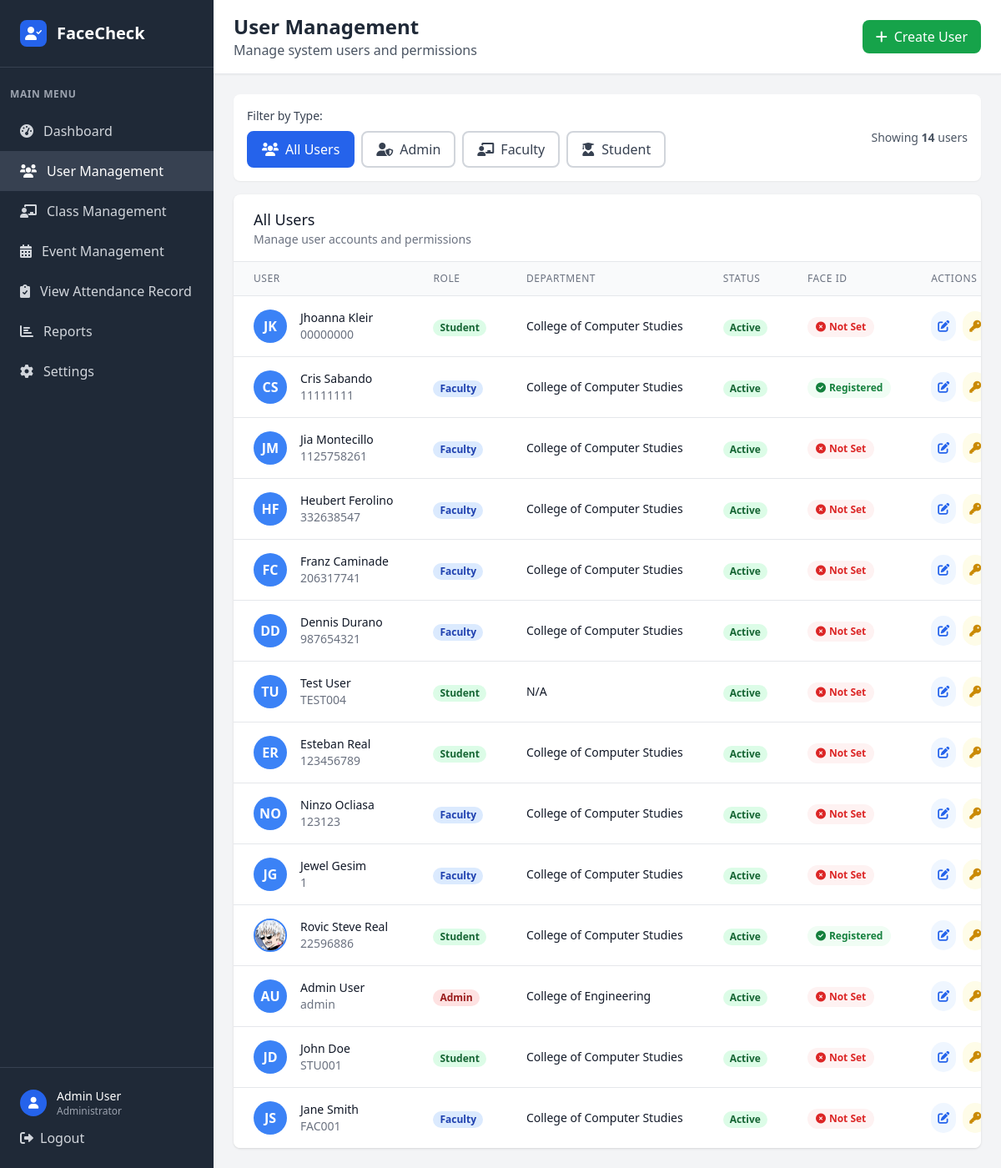
Before: /admin/users (signed in) with the older database file.
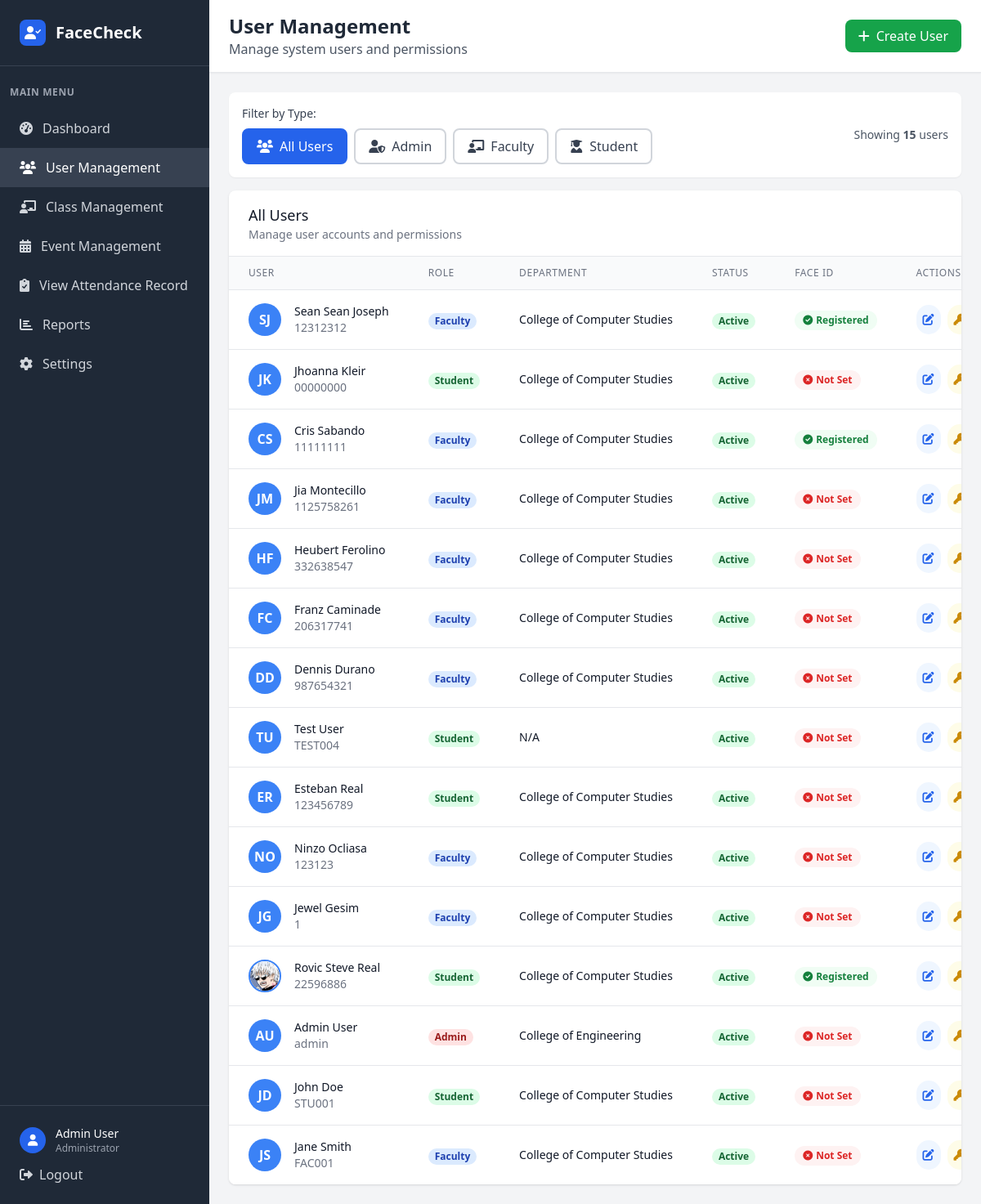
After: the same page with the newer database file.
### tables this page shows
CREATE TABLE user (
            user_id INTEGER PRIMARY KEY AUTOINCREMENT,
            idno VARCHAR(20) NOT NULL UNIQUE,
            firstname VARCHAR(50) NOT NULL,
            lastname VARCHAR(50) NOT NULL,
            role VARCHAR(10) NOT NULL CHECK (role IN ('admin', 'faculty', 'student')),
            password VARCHAR(255) NOT NULL,
            created_at DATETIME DEFAULT CURRENT_TIMESTAMP,
            is_active BOOLEAN DEFAULT 1,
            dept_id INTEGER,
            FOREIGN KEY (dept_id) REFERENCES department(dept_id)
        );

CREATE TABLE department (
            dept_id INTEGER PRIMARY KEY AUTOINCREMENT,
            dept_name VARCHAR(50) NOT NULL
        );

CREATE TABLE faculty (
            faculty_id INTEGER PRIMARY KEY AUTOINCREMENT,
            position VARCHAR(30) NOT NULL,
            user_id INTEGER NOT NULL, attendance_image VARCHAR(255),
            FOREIGN KEY (user_id) REFERENCES user(user_id)
        );

CREATE TABLE student (
            student_id INTEGER PRIMARY KEY AUTOINCREMENT,
            year_level VARCHAR(20) NOT NULL,
            attendance_image VARCHAR(255),
            course_id INTEGER,
            user_id INTEGER NOT NULL, profile_picture VARCHAR(255),
            FOREIGN KEY (course_id) REFERENCES course(course_id),
            FOREIGN KEY (user_id) REFERENCES user(user_id)
        );

### app.py (the view)
@app.route('/admin/users')
def admin_users():
    if 'user_id' not in session or session['role'] != 'admin':
        return redirect(url_for('login'))
    conn = get_db_connection()
    users = conn.execute('''
        SELECT u.*,
               d.dept_name,
               s.profile_picture,
               s.attendance_image AS student_attendance_image,
               f.attendance_image AS faculty_attendance_image,
               CASE WHEN s.student_id IS NOT NULL THEN 'Student'
                    WHEN f.faculty_id IS NOT NULL THEN 'Faculty'
                    ELSE 'Admin' END as user_type,
               CASE
                    WHEN u.role = 'student' AND s.attendance_image IS NOT NULL THEN 1
                    WHEN u.role = 'faculty' AND f.attendance_image IS NOT NULL THEN 1
                    ELSE 0
               END AS face_registered
        FROM user u
        LEFT JOIN department d ON u.dept_id = d.dept_id
        LEFT JOIN student s ON u.user_id = s.user_id
        LEFT JOIN faculty f ON u.user_id = f.user_id
        ORDER BY u.created_at DESC
    ''').fetchall()
    departments = conn.execute('SELECT * FROM department ORDER BY dept_name').fetchall()
    courses = conn.execute('SELECT * FROM course ORDER BY course_name').fetchall()
    conn.close()
    return render_template('admin_users.html', users=users, departments=departments, courses=courses)

### templates/admin_users.html (shortened to what this page needs)
<!DOCTYPE html>
<html lang="en">
<head>
    <script src="https://cdn.tailwindcss.com"></script>
    <link href="https://cdnjs.cloudflare.com/ajax/libs/font-awesome/6.0.0/css/all.min.css" rel="stylesheet">
</head>
<body class="bg-gray-100">
    <div class="flex h-screen">
        <div class="w-64 bg-gray-800 text-white">
            <div class="p-6 border-b border-gray-700">
                <div class="flex items-center">
                    <div class="w-8 h-8 bg-blue-600 rounded-lg flex items-center justify-center mr-3">
                        <i class="fas fa-user-check text-white"></i>
                    </div>
                    <h1 class="text-xl font-bold">FaceCheck</h1>
                </div>
            </div>
            <nav class="mt-6">
                <div class="px-3">
                    <div class="text-xs font-semibold text-gray-400 uppercase tracking-wider mb-3">Main Menu</div>
                </div>
                <a href="{{ url_for('dashboard') }}" class="flex items-center px-6 py-3 text-gray-300 hover:bg-gray-700 hover:text-white transition duration-200">
                    <i class="fas fa-tachometer-alt mr-3"></i>
                    Dashboard
                </a>
                <a href="{{ url_for('admin_users') }}" class="flex items-center px-6 py-3 bg-gray-700 text-white">
                    <i class="fas fa-users mr-3"></i>
                    User Management
                </a>
                <a href="{{ url_for('admin_classes') }}" class="flex items-center px-6 py-3 text-gray-300 hover:bg-gray-700 hover:text-white transition duration-200">
                    <i class="fas fa-chalkboard-teacher mr-3"></i>
                    Class Management
                </a>
                <a href="{{ url_for('admin_events') }}" class="flex items-center px-6 py-3 text-gray-300 hover:bg-gray-700 hover:text-white transition duration-200">
                    <i class="fas fa-calendar-alt mr-3"></i>
                    Event Management
                </a>
                <a href="{{ url_for('admin_attendance') }}" class="flex items-center px-6 py-3 text-gray-300 hover:bg-gray-700 hover:text-white transition duration-200">
                    <i class="fas fa-clipboard-check mr-3"></i>
                    View Attendance Record
                </a>
                <a href="/reports" class="flex items-center px-6 py-3 text-gray-300 hover:bg-gray-700 hover:text-white transition duration-200">
                    <i class="fas fa-chart-bar mr-3"></i>
                    Reports
                </a>
                <a href="/settings" class="flex items-center px-6 py-3 text-gray-300 hover:bg-gray-700 hover:text-white transition duration-200">
                    <i class="fas fa-cog mr-3"></i>
                    Settings
                </a>
            </nav>
            <div class="absolute bottom-0 w-64 p-6 border-t border-gray-700">
                <div class="flex items-center">
                    <div class="w-8 h-8 bg-blue-600 rounded-full flex items-center justify-center mr-3">
                        <i class="fas fa-user text-white text-sm"></i>
                    </div>
                    <div>
                        <div class="text-sm font-medium">Admin User</div>
                        <div class="text-xs text-gray-400">Administrator</div>
                    </div>
                </div>
                <a href="{{ url_for('logout') }}" class="mt-3 flex items-center text-gray-300 hover:text-white transition duration-200">
                    <i class="fas fa-sign-out-alt mr-2"></i>
                    Logout
                </a>
            </div>
        </div>
        <div class="flex-1 flex flex-col overflow-hidden">
            <header class="bg-white shadow-sm border-b border-gray-200">
                <div class="px-6 py-4">
                    <div class="flex items-center justify-between">
                        <div>
                            <h2 class="text-2xl font-bold text-gray-800">User Management</h2>
                            <p class="text-gray-600">Manage system users and permissions</p>
                        </div>
                        <button onclick="openCreateModal()" class="bg-green-600 text-white px-4 py-2 rounded-lg hover:bg-green-700 transition duration-200 flex items-center">
                            <i class="fas fa-plus mr-2"></i>
                            Create User
                        </button>
                    </div>
                </div>
            </header>
            <main class="flex-1 overflow-y-auto p-6">
                <div class="bg-white rounded-lg shadow-sm p-4 mb-4">
                    <div class="flex items-center justify-between flex-wrap gap-4">
                        <div>
                            <label class="text-sm font-medium text-gray-700 mb-2 block">Filter by Type:</label>
                            <div class="flex space-x-2">
                                <button onclick="filterUsers('all')" id="filter-all" class="filter-btn px-4 py-2 rounded-lg border-2 border-blue-600 bg-blue-600 text-white font-medium transition duration-200 hover:bg-blue-700">
                                    <i class="fas fa-users mr-2"></i>All Users
                                </button>
                                <button onclick="filterUsers('admin')" id="filter-admin" class="filter-btn px-4 py-2 rounded-lg border-2 border-gray-300 bg-white text-gray-700 font-medium transition duration-200 hover:bg-gray-50">
                                    <i class="fas fa-user-shield mr-2"></i>Admin
                                </button>
                                <button onclick="filterUsers('faculty')" id="filter-faculty" class="filter-btn px-4 py-2 rounded-lg border-2 border-gray-300 bg-white text-gray-700 font-medium transition duration-200 hover:bg-gray-50">
                                    <i class="fas fa-chalkboard-teacher mr-2"></i>Faculty
                                </button>
                                <button onclick="filterUsers('student')" id="filter-student" class="filter-btn px-4 py-2 rounded-lg border-2 border-gray-300 bg-white text-gray-700 font-medium transition duration-200 hover:bg-gray-50">
                                    <i class="fas fa-user-graduate mr-2"></i>Student
                                </button>
                            </div>
                        </div>
                        <div class="text-sm text-gray-600">
                            Showing <span id="userCount" class="font-semibold">{{ users|length }}</span> users
                        </div>
                    </div>
                </div>
                <div class="bg-white rounded-lg shadow overflow-hidden">
                    <div class="px-6 py-4 border-b border-gray-200">
                        <h3 class="text-lg font-medium text-gray-900">All Users</h3>
                        <p class="text-sm text-gray-500">Manage user accounts and permissions</p>
                    </div>
                    <div class="overflow-x-auto">
                        <table class="min-w-full divide-y divide-gray-200">
                            <thead class="bg-gray-50">
                                <tr>
                                    <th class="px-6 py-3 text-left text-xs font-medium text-gray-500 uppercase tracking-wider">User</th>
                                    <th class="px-6 py-3 text-left text-xs font-medium text-gray-500 uppercase tracking-wider">Role</th>
                                    <th class="px-6 py-3 text-left text-xs font-medium text-gray-500 uppercase tracking-wider">Department</th>
                                    <th class="px-6 py-3 text-left text-xs font-medium text-gray-500 uppercase tracking-wider">Status</th>
                                    <th class="px-6 py-3 text-left text-xs font-medium text-gray-500 uppercase tracking-wider">Face ID</th>
                                    <th class="px-6 py-3 text-left text-xs font-medium text-gray-500 uppercase tracking-wider">Actions</th>
                                </tr>
                            </thead>
                            <tbody class="bg-white divide-y divide-gray-200" id="usersTableBody">
                                {% for user in users %}
                                <tr class="hover:bg-gray-50 user-row" data-role="{{ user.role }}">
                                    <td class="px-6 py-4 whitespace-nowrap">
                                        <div class="flex items-center">
                                            <div class="flex-shrink-0 h-10 w-10">
                                                {% if user.role == 'student' and user.profile_picture %}
                                                <img src="{{ url_for('static', filename='profile_pictures/' + user.profile_picture) }}"
                                                     alt="{{ user.firstname }} {{ user.lastname }}"
                                                     class="h-10 w-10 rounded-full object-cover border-2 border-blue-500"
                                                     onerror="this.onerror=null; this.style.display='none'; this.nextElementSibling.style.display='flex';">
                                                {% else %}
                                                <div class="h-10 w-10 rounded-full bg-blue-500 flex items-center justify-center text-white font-bold">
                                                    {{ user.firstname[0] }}{{ user.lastname[0] }}
                                                </div>
                                                {% endif %}
                                            </div>
                                            <div class="ml-4">
                                                <div class="text-sm font-medium text-gray-900">{{ user.firstname }} {{ user.lastname }}</div>
                                                <div class="text-sm text-gray-500">{{ user.idno }}</div>
                                            </div>
                                        </div>
                                    </td>
                                    <td class="px-6 py-4 whitespace-nowrap">
                                        <span class="px-2 inline-flex text-xs leading-5 font-semibold rounded-full
                                            {% if user.role == 'admin' %}bg-red-100 text-red-800
                                            {% elif user.role == 'faculty' %}bg-blue-100 text-blue-800
                                            {% else %}bg-green-100 text-green-800{% endif %}">
                                            {{ user.role.title() }}
                                        </span>
                                    </td>
                                    <td class="px-6 py-4 whitespace-nowrap text-sm text-gray-900">
                                        {{ user.dept_name or 'N/A' }}
                                    </td>
                                    <td class="px-6 py-4 whitespace-nowrap">
                                        <span class="px-2 inline-flex text-xs leading-5 font-semibold rounded-full
                                            {% if user.is_active %}bg-green-100 text-green-800{% else %}bg-red-100 text-red-800{% endif %}">
                                            {% if user.is_active %}Active{% else %}Inactive{% endif %}
                                        </span>
                                    </td>
                                    <td class="px-6 py-4 whitespace-nowrap">
                                        {% if user.face_registered %}
                                        <span class="inline-flex items-center px-2.5 py-1 rounded-full text-xs font-semibold bg-green-50 text-green-700">
                                            <i class="fas fa-check-circle mr-1"></i>
                                            Registered
                                        </span>
                                        {% else %}
                                        <span class="inline-flex items-center px-2.5 py-1 rounded-full text-xs font-semibold bg-red-50 text-red-600">
                                            <i class="fas fa-times-circle mr-1"></i>
                                            Not Set
                                        </span>
                                        {% endif %}
                                    </td>
                                    <td class="px-6 py-4 whitespace-nowrap text-sm font-medium">
                                        <div class="flex items-center space-x-2">
                                            <a href="{{ url_for('edit_user', user_id=user.user_id) }}" class="p-2 rounded-full bg-blue-50 text-blue-600 hover:bg-blue-100 transition" title="Edit User">
                                                <i class="fas fa-edit"></i>
                                            </a>
                                            <button data-user-id="{{ user.user_id }}" data-user-name="{{ user.firstname|e }} {{ user.lastname|e }}" onclick="openResetModal(this.dataset.userId, this.dataset.userName)" class="p-2 rounded-full bg-yellow-50 text-yellow-600 hover:bg-yellow-100 transition" title="Reset Password">
                                                <i class="fas fa-key"></i>
                                            </button>
                                        </div>
                                    </td>
                                </tr>
                                {% endfor %}
                            </tbody>
                        </table>
                    </div>
                </div>
            </main>
        </div>
    </div>
</body>
</html>

Changed rows visible on the page:
added faculty: firstname "S", lastname "J", firstname "Sean Sean", lastname "Joseph", idno "12312312", role "Faculty", dept_name "College of Computer Studies", shows "Registered"
Other visible differences:
{{ users|length }}: "14" → "15"
